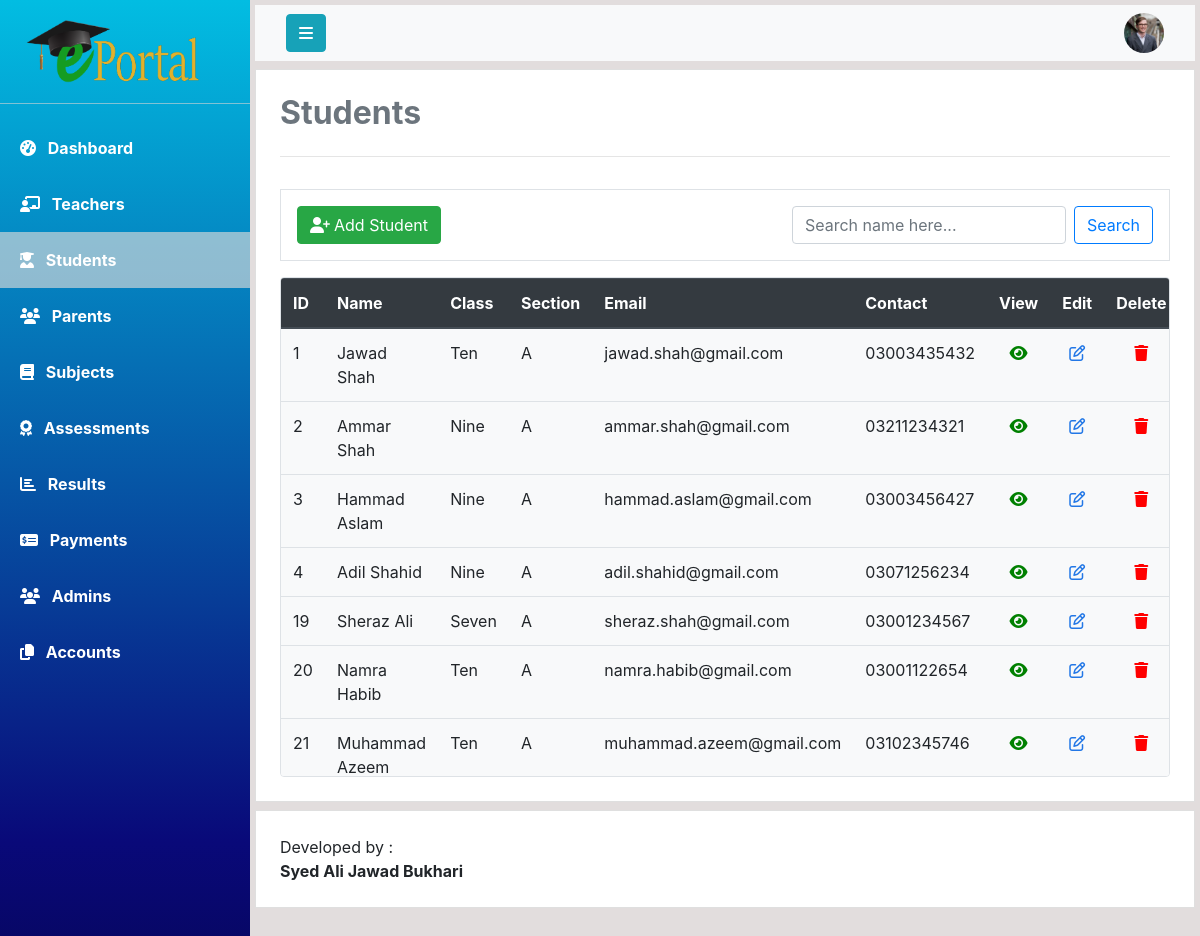
Screenshot of /php/see_students.php with the database file from the repository.
### tables this page shows
CREATE TABLE `students` (
  `student_id` int(11) NOT NULL,
  `first_name` varchar(20) DEFAULT NULL,
  `last_name` varchar(20) DEFAULT NULL,
  `class_name` varchar(20) DEFAULT NULL,
  `mobile_number` varchar(11) DEFAULT NULL,
  `cnic` varchar(13) DEFAULT NULL,
  `address` varchar(100) DEFAULT NULL,
  `gender` varchar(10) DEFAULT NULL,
  `blood_group` char(3) DEFAULT NULL,
  `email` varchar(30) DEFAULT NULL,
  `password` varchar(255) DEFAULT NULL,
  `parent_id` int(11) DEFAULT NULL,
  `account_status` tinyint(1) NOT NULL
);

### php/see_students.php (the view, shortened to what this page needs)
<!DOCTYPE html>
<html lang="en">
<head>
    <?php include 'links.php'; ?>
</head>
<body>
    <?php include 'DBManager.php' ?>
    <div class="wrapper">
        <nav id="sidebar">
            <a href="#" id="logo-container">
                <img class="mt-3 ml-4" src="../assets/logo/logo1.png" alt="Logo" width="180">
            </a>
            <hr class="my-3 sidebar-separator" style="background-color: rgba(255, 255, 255, 0.562);">
            <ul>
                <li><a class="nav-link text-white font-weight-bold px-3 py-3" href="admin_dashboard.php">
                        <i class="fas fa-tachometer-alt ml-1 mr-2"></i>
                        Dashboard
                    </a>
                </li>
                <li><a class="nav-link text-white font-weight-bold px-3 py-3" href="manage_teachers.php">
                        <i class="fas fa-chalkboard-teacher ml-1 mr-2"></i>
                        Teachers
                    </a>
                </li>
                <li><a class="nav-link text-white font-weight-bold px-3 py-3 active">
                        <i class="fas fa-user-graduate ml-1 mr-2"></i>
                        Students
                    </a>
                </li>
                <li><a class="nav-link text-white font-weight-bold px-3 py-3" href="manage_parents.php">
                        <i class="fa fa-group ml-1 mr-2"></i>
                        Parents
                    </a>
                </li>
                <li><a class="nav-link text-white font-weight-bold px-3 py-3" href="#">
                        <i class="fas fa-book ml-1 mr-2"></i>
                        Subjects
                    </a>
                </li>
                <li><a class="nav-link text-white font-weight-bold px-3 py-3" href="#">
                        <i class="fas fa-award ml-1 mr-2"></i>
                        Assessments
                    </a>
                </li>
                <li><a class="nav-link text-white font-weight-bold px-3 py-3" href="#">
                        <i class="fa fa-chart-bar ml-1 mr-2"></i>
                        Results
                    </a>
                </li>
                <li><a class="nav-link text-white font-weight-bold px-3 py-3" href="#">
                        <i class="fa fa-money-check-alt ml-1 mr-2"></i>
                        Payments
                    </a>
                </li>
                <li><a class="nav-link text-white font-weight-bold px-3 py-3" href="#">
                        <i class="fas fa-users ml-1 mr-2"></i>
                        Admins
                    </a>
                </li>
                <li><a class="nav-link text-white font-weight-bold px-3 py-3" href="#">
                        <i class="fas fa-copy ml-1 mr-2"></i>
                        Accounts
                    </a>
                </li>
            </ul>
        </nav>
        <div id="content" class="overflow-auto">
            <nav class="navbar mb-2 navbar-light bg-light mb-2">
                <div class="container-fluid">
                    <div class="navbar-header">
                        <button type="button" id="sidebar-toggle" onclick="hideSidebar()" class="btn btn-info navbar-btn mr-auto">
                            <i class="fa fa-bars" aria-hidden="true"></i>
                        </button>
                    </div>
                    <a class="text-decoration-none">
                        <img src="../assets/user-profile.jpg" id="user-profile" onclick="showDropdown()" width="40" height="40" class="rounded-circle ml-auto" alt="">
                    </a>
                </div>
            </nav>
            <div class="card bg-white mb-2 p-4 rounded-0" id="content-wrapper">
                <h2 class="main-heading text-secondary"><b>Students</b></h2>
                <hr class="divider py-2">
                <div class="clearfix class-container p-3 border mb-3">
                    <a href="student_registration.php" class="btn btn-success float-left"><i
                            class="fas fa-user-plus mr-1"></i>Add Student</a>
                    <form action="#" method="GET" class="form-inline ml-auto float-right">
                        <input class="form-control mr-sm-2" type="search" placeholder="Search name here..."
                            aria-label="Search" onkeyup="myFunction()" id="search-keyword">
                        <button class="btn btn-outline-primary my-2 my-sm-0" onclick="validateSearch()" type="submit"
                            name="search">Search</button>
                    </form>
                </div>
                <div class="card table-container overflow-auto bg-light border">
                    <table class="table table-responsive-lg table-responsive-md table-responsive-sm table-hover" id="table">
                        <thead class="thead-dark">
                            <tr>
                                <th>ID</th>
                                <th>Name</th>
                                <th>Class</th>
                                <th>Section</th>
                                <th>Email</th>
                                <th>Contact</th>
                                <th>View</th>
                                <th>Edit</th>
                                <th>Delete</th>
                            </tr>
                        </thead>
                        <tbody>
                            <?php
                            $query = "SELECT * from students";
                            $result = mysqli_query($connection,$query);
                            $noOfRows = mysqli_num_rows($result);
                            if($noOfRows>0){
                                while($student = mysqli_fetch_array($result)){  ?>
                                    <tr>
                                    <td><?php echo $student['student_id']; ?></td>
                                    <td><?php echo $student['first_name']." ".$student['last_name']; ?></td>
                                    <td><?php echo $student['class_name']; ?></td>
                                    <td><?php echo 'A'; ?></td>
                                    <td><?php echo $student['email']; ?></td>
                                    <td><?php echo $student['mobile_number']; ?></td>
                                    <td class="text-center"><a href="admin_view_student.php?id=<?php echo $student['student_id'];?>"><i style="color: green;" class="fas fa-eye"></i></a></td>
                                    <td class="text-center"><a href="edit_student.php?id=<?php echo $student['student_id'];?>"><i style="color: rgb(34, 119, 230);" class="far fa-edit"></i></a></td>
                                    <td class="text-center"><a href="delete_student.php?id=<?php echo $student['student_id'];?>"><i style="color: red;" class="fas fa-trash"></i></a></td>
                                    </tr>
                             <?php
                                }
                            }
                        ?>
                        </tbody>
                    </table>
                </div>
            </div>
            <div class="card p-4 bg-white rounded-0" id="footer">
                Developed by : <b>Syed Ali Jawad Bukhari</b>
            </div>
        </div>
    </div>
</body>
</html>

### css/style.css (style rules this page uses)
* { padding: 0; margin: 0; box-sizing: border-box; }
.wrapper { display: flex; align-items: stretch; background-color: rgb(226, 221, 221); max-height: 100vh; }
#sidebar { width: 250px; height: 100%; position: fixed; top: 0; left: 0; background-color: #30336b; background: rgb(2,0,36); background: linear-gradient(360deg, rgba(2,0,36,1) 0%, rgba(9,9,121,1) 35%, rgb(2, 189, 226)100%); transition: all 1s; }
#sidebar .active { background-color: rgba(219, 219, 219, 0.651); }
#content { width: 100%; height: 100vh; padding: 5px; margin-left: 250px; overflow-x: hidden; transition: all 1s; }
#dropdown a { text-decoration: none; }
#content-wrapper a { text-decoration: none; }
.table-container { height: 500px; }

### rows the page displays
students: student_id "1", first_name "Jawad", last_name "Shah", class_name "Ten", email "jawad.shah@gmail.com", mobile_number "03003435432"
students: student_id "2", first_name "Ammar", last_name "Shah", class_name "Nine", email "ammar.shah@gmail.com", mobile_number "03211234321"
students: student_id "3", first_name "Hammad", last_name "Aslam", class_name "Nine", email "hammad.aslam@gmail.com", mobile_number "03003456427"
students: student_id "4", first_name "Adil", last_name "Shahid", class_name "Nine", email "adil.shahid@gmail.com", mobile_number "03071256234"
students: student_id "19", first_name "Sheraz", last_name "Ali", class_name "Seven", email "sheraz.shah@gmail.com", mobile_number "03001234567"
students: student_id "20", first_name "Namra", last_name "Habib", class_name "Ten", email "namra.habib@gmail.com", mobile_number "03001122654"
students: student_id "21", first_name "Muhammad", last_name "Azeem", class_name "Ten", email "muhammad.azeem@gmail.com", mobile_number "03102345746"
